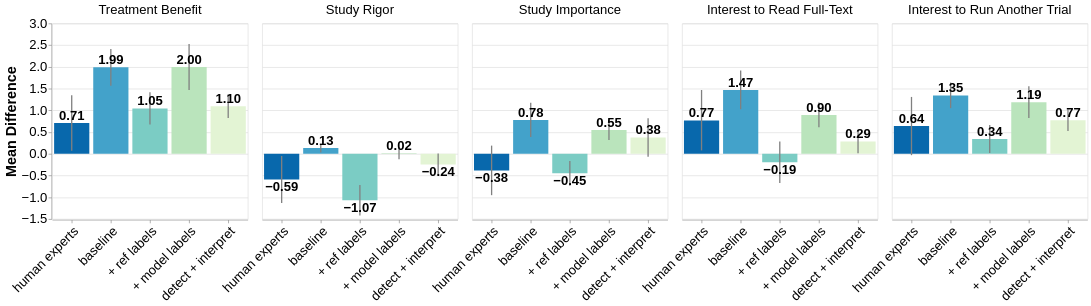

Here is the notebook cell this chart was saved with:
### Code cell
# Create a mapping for custom facet titles
facet_title_mapping = {
    'benefit_answer': 'Treatment Benefit',
    'rigor_answer': 'Study Rigor',
    'importance_answer': 'Study Importance',
    'full_text_answer': 'Interest to Read Full-Text',
    'another_trial_answer': 'Interest to Run Another Trial'
}

# Define the desired order for the facets
facet_order = ['Treatment Benefit', 'Study Rigor', 'Study Importance', 'Interest to Read Full-Text', 'Interest to Run Another Trial']

color_mapping = {
    'human experts': '#0868ac',  
    'baseline': '#43a2ca',  
    '+ ref labels': '#7bccc4',  
    '+ model labels': '#bae4bc', 
    'detect + interpret': '#E3F4D4'  
}

method_order = ['human experts', 'baseline', '+ ref labels', '+ model labels', 'detect + interpret']

# Apply the mapping as a calculated field
chart_data = all_results.copy()
chart_data['metric'] = chart_data['metric'].map(facet_title_mapping)

# Configure global font sizes
chart_config = {
    "axis": {"labelFontSize": 20, "titleFontSize": 22},  # Axis labels and titles
    "header": {"labelFontSize": 20, "titleFontSize": 22},  # Facet headers
    "legend": {"labelFontSize": 18, "titleFontSize": 20},  # Legend labels and titles
    "text": {"fontSize": 20},  # Text mark size
}

# Bar chart
bars = alt.Chart(chart_data).mark_bar().encode(
    x=alt.X('method:N', title=None, axis=alt.Axis(labelAngle=-45), sort = method_order),
    y=alt.Y('mean_diff:Q', title='Mean Difference'),
    color=alt.Color('method:N', title='Method', legend=None, scale=alt.Scale(domain=list(color_mapping.keys()), range=list(color_mapping.values())))
).properties(
    width=300,  # Set the width to 300 pixels
    height=300  # Set the height to 300 pixels
)

# Error bars
error_bars = alt.Chart(chart_data).mark_errorbar().encode(
    alt.X("method:N", sort = method_order),
    alt.Y("ci_lower:Q").title("Mean Difference"),
    alt.Y2("ci_upper:Q"),
    strokeWidth=alt.value(2),
    color=alt.value('gray')
)

# Add value labels
text = bars.mark_text(
    align='center',
    baseline='bottom',
    fontWeight='bold',
    dy=alt.expr(expr=alt.expr.if_(alt.datum.mean_diff >= 0, -1, 22))  # Adjust the position of the text    
).encode(
    text=alt.Text('mean_diff:Q', format='.2f'),
    color=alt.value('black')  # Set text color to black
)

# Combine layers and facet
chart = alt.layer(bars, error_bars, text, data=chart_data).facet(
    column=alt.Column('metric:N', title=None, sort=facet_order),
).configure(**chart_config)  # Apply the global configuration

# save to html
chart.save("./plots/interpretation_by_measures_all_methods.html")

chart

### Figure 1 — Vega-Lite specification as saved in the notebook (floating-point values rounded to 4 significant figures)
{"config": {"view": {"continuousWidth": 300, "continuousHeight": 300}, "axis": {"labelFontSize": 20, "titleFontSize": 22}, "header": {"labelFontSize": 20, "titleFontSize": 22}, "legend": {"labelFontSize": 18, "titleFontSize": 20}, "text": {"fontSize": 20}}, "data": {"name": "data-c08043c3f25e76f23c10755c9bddada4"}, "facet": {"column": {"field": "metric", "sort": ["Treatment Benefit", "Study Rigor", "Study Importance", "Interest to Read Full-Text", "Interest to Run Another Trial"], "title": null, "type": "nominal"}}, "spec": {"layer": [{"mark": {"type": "bar"}, "encoding": {"color": {"field": "method", "legend": null, "scale": {"domain": ["human experts", "baseline", "+ ref labels", "+ model labels", "detect + interpret"], "range": ["#0868ac", "#43a2ca", "#7bccc4", "#bae4bc", "#E3F4D4"]}, "title": "Method", "type": "nominal"}, "x": {"axis": {"labelAngle": -45}, "field": "method", "sort": ["human experts", "baseline", "+ ref labels", "+ model labels", "detect + interpret"], "title": null, "type": "nominal"}, "y": {"field": "mean_diff", "title": "Mean Difference", "type": "quantitative"}}}, {"mark": {"type": "errorbar"}, "encoding": {"color": {"value": "gray"}, "strokeWidth": {"value": 2}, "x": {"field": "method", "sort": ["human experts", "baseline", "+ ref labels", "+ model labels", "detect + interpret"], "type": "nominal"}, "y": {"field": "ci_lower", "title": "Mean Difference", "type": "quantitative"}, "y2": {"field": "ci_upper"}}}, {"mark": {"type": "text", "align": "center", "baseline": "bottom", "dy": {"expr": "if((datum.mean_diff >= 0),-1,22)"}, "fontWeight": "bold"}, "encoding": {"color": {"value": "black"}, "text": {"field": "mean_diff", "format": ".2f", "type": "quantitative"}, "x": {"axis": {"labelAngle": -45}, "field": "method", "sort": ["human experts", "baseline", "+ ref labels", "+ model labels", "detect + interpret"], "title": null, "type": "nominal"}, "y": {"field": "mean_diff", "title": "Mean Difference", "type": "quantitative"}}}], "height": 300, "width": 300}, "$schema": "https://vega.github.io/schema/vega-lite/v5.20.1.json", "datasets": {"data-c08043c3f25e76f23c10755c9bddada4": [{"mean_diff": 0.71, "ci_lower": 0.07, "ci_upper": 1.35, "metric": "Treatment Benefit", "method": "human experts"}, {"mean_diff": -0.59, "ci_lower": -1.13, "ci_upper": -0.05, "metric": "Study Rigor", "method": "human experts"}, {"mean_diff": -0.38, "ci_lower": -0.95, "ci_upper": 0.19, "metric": "Study Importance", "method": "human experts"}, {"mean_diff": 0.77, "ci_lower": 0.08, "ci_upper": 1.47, "metric": "Interest to Read Full-Text", "method": "human experts"}, {"mean_diff": 0.64, "ci_lower": -0.03, "ci_upper": 1.31, "metric": "Interest to Run Another Trial", "method": "human experts"}, {"mean_diff": 1.991, "ci_lower": 1.567, "ci_upper": 2.415, "metric": "Treatment Benefit", "method": "baseline"}, {"mean_diff": 0.134, "ci_lower": 0.03292, "ci_upper": 0.2351, "metric": "Study Rigor", "method": "baseline"}, {"mean_diff": 0.782, "ci_lower": 0.3872, "ci_upper": 1.177, "metric": "Study Importance", "method": "baseline"}, {"mean_diff": 1.471, "ci_lower": 1.027, "ci_upper": 1.916, "metric": "Interest to Read Full-Text", "method": "baseline"}, {"mean_diff": 1.346, "ci_lower": 1.052, "ci_upper": 1.64, "metric": "Interest to Run Another Trial", "method": "baseline"}, {"mean_diff": 1.046, "ci_lower": 0.6776, "ci_upper": 1.415, "metric": "Treatment Benefit", "method": "+ ref labels"}, {"mean_diff": -1.067, "ci_lower": -1.419, "ci_upper": -0.7144, "metric": "Study Rigor", "method": "+ ref labels"}, {"mean_diff": -0.4475, "ci_lower": -0.7311, "ci_upper": -0.164, "metric": "Study Importance", "method": "+ ref labels"}, {"mean_diff": -0.1929, "ci_lower": -0.6703, "ci_upper": 0.2846, "metric": "Interest to Read Full-Text", "method": "+ ref labels"}, {"mean_diff": 0.3412, "ci_lower": 0.01967, "ci_upper": 0.6627, "metric": "Interest to Run Another Trial", "method": "+ ref labels"}, {"mean_diff": 2.001, "ci_lower": 1.472, "ci_upper": 2.529, "metric": "Treatment Benefit", "method": "+ model labels"}, {"mean_diff": 0.01517, "ci_lower": -0.1223, "ci_upper": 0.1527, "metric": "Study Rigor", "method": "+ model labels"}, {"mean_diff": 0.5488, "ci_lower": 0.3208, "ci_upper": 0.7769, "metric": "Study Importance", "method": "+ model labels"}, {"mean_diff": 0.8962, "ci_lower": 0.6113, "ci_upper": 1.181, "metric": "Interest to Read Full-Text", "method": "+ model labels"}, {"mean_diff": 1.19, "ci_lower": 0.826, "ci_upper": 1.554, "metric": "Interest to Run Another Trial", "method": "+ model labels"}, {"mean_diff": 1.096, "ci_lower": 0.8225, "ci_upper": 1.369, "metric": "Treatment Benefit", "method": "detect + interpret"}, {"mean_diff": -0.2419, "ci_lower": -0.4919, "ci_upper": 0.00806, "metric": "Study Rigor", "method": "detect + interpret"}, {"mean_diff": 0.3776, "ci_lower": -0.06507, "ci_upper": 0.8203, "metric": "Study Importance", "method": "detect + interpret"}, {"mean_diff": 0.2851, "ci_lower": 0.01342, "ci_upper": 0.5568, "metric": "Interest to Read Full-Text", "method": "detect + interpret"}, {"mean_diff": 0.7734, "ci_lower": 0.5258, "ci_upper": 1.021, "metric": "Interest to Run Another Trial", "method": "detect + interpret"}]}}
